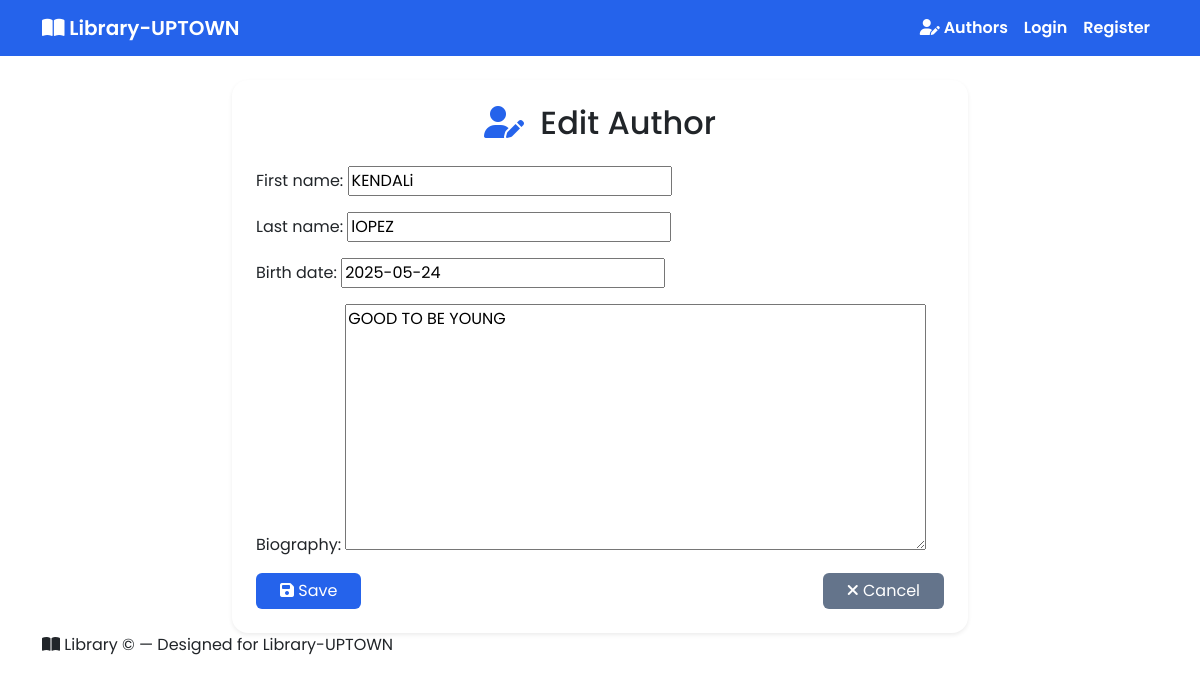
Page /library/authors/2/update/ on the committed database.
### library/models.py (models this page shows, shortened)
class Author(models.Model):
    first_name = models.CharField(max_length=100)
    last_name = models.CharField(max_length=100)
    birth_date = models.DateField(null=True, blank=True)
    biography = models.TextField(blank=True)
    class Meta:
        ordering = ['last_name', 'first_name']

### library/views.py (the view)
# urls.py: path('authors/<int:pk>/update/', views.AuthorUpdateView.as_view(), name='author-update'),
class AuthorUpdateView(UpdateView):
    model = Author
    fields = ['first_name', 'last_name', 'birth_date', 'biography']
    template_name = 'library/author_form.html'
    success_url = reverse_lazy('library:author-list')

### library/templates/library/author_form.html (shortened to what this page needs)
{% extends "base.html" %}
{% block extra_head %}
<link rel="stylesheet" href="https://cdnjs.cloudflare.com/ajax/libs/font-awesome/6.5.0/css/all.min.css">
{% endblock %}
{% block content %}
<div class="row justify-content-center">
    <div class="col-md-8">
        <div class="card shadow-sm border-0">
            <div class="card-body p-4">
                <h2 class="card-title mb-4 text-center">
                    <i class="fa-solid fa-user-pen"></i>
                    {% if object %}Edit{% else %}Add{% endif %} Author
                </h2>
                <form method="post" novalidate>
                    {% for field in form %}
                        <div class="mb-3">
                            {{ field.label_tag }}
                            {{ field }}
                        </div>
                    {% endfor %}
                    <div class="d-flex justify-content-between">
                        <button type="submit" class="btn btn-primary px-4">
                            <i class="fa-solid fa-floppy-disk"></i> Save
                        </button>
                        <a href="{% url 'library:author-list' %}" class="btn btn-secondary px-4">
                            <i class="fa-solid fa-xmark"></i> Cancel
                        </a>
                    </div>
                </form>
            </div>
        </div>
    </div>
</div>
<footer class="footer">
    <div>
        <i class="fa-solid fa-book-open"></i> Library &copy; {{ now|date:"Y" }} — Designed for Library-UPTOWN
    </div>
</footer>
{% endblock %}

### library/templates/base.html (style rules this page uses)
body, .navbar, .card, .table, .form-control, .form-select, .btn { font-family: 'Poppins', Arial, sans-serif; }

### library/templates/library/author_form.html (style rules this page uses)
.card-title i { color: #2563eb; margin-right: 0.5rem; }
.btn-primary { background: #2563eb; border: none; }
.btn-secondary { background: #64748b; border: none; }
.card { border-radius: 1rem; box-shadow: 0 2px 16px rgba(37,99,235,0.08); }
body, .form-control, .form-select, .btn { font-family: 'Poppins', Arial, sans-serif; }

### rows in the picture
Author: form "KENDALi" "lOPEZ" "2025-05-24" "GOOD TO BE YOUNG"

### other values in the picture
{{ field.label_tag }} "First name:" "Last name:" "Birth date:" "Biography:"
